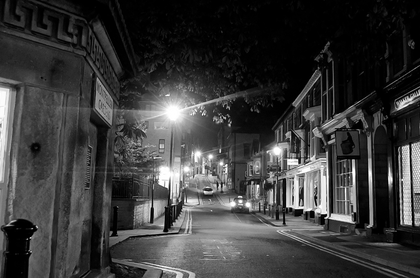
%> input picture ephra/ex4/taskA.png, 420 x 278 px, shrunk from 1024 x 678 before the run
$ octave --eval "task_a;"   (GNU Octave 9; MATLAB toolbox functions it lacks are replaced by stand-ins)
%> lines starting %> are read from the running program, lines starting %| are printed output that depends on the picture; in (x1, y1, x2, y2) boxes, pixels count from 0 and x2, y2 are one past the last pixel; in counts of white or black regions, pixels touching at a corner belong together; the program's own positions count from 1
% pkg load image;

function task_a
  %% Task A a)
  % read image and convert to greyscale
  [f, p, img_grey, shape] = read_image('Choose image');

  figure('Name','Grey Image');
  imshow(img_grey);

  %% Task A b)
  % Apply GoG_filtering (code reused from assignment 2)
  [GoG_x, GoG_y] = GoG_filtering(img_grey, 0.5);

  %% Task A c)
  % Compute the gradient magnitude
  img_mag = sqrt(GoG_x.^2 + GoG_y.^2);

  %% Task A d)
  % Convert magnitude image to binary image
  img_bw = im2bw(img_mag, 0.07);

  figure('Name','Binary Image with Tresh=0.07');
  imshow(img_bw);

  %% Task A e)
  % Hough Line Detection
  [H, R, T] = hough_voting_array(img_bw);
% [48 lines not run here, left out]
function [file, path, image, s] = read_image(text)
%> called with text = 'Choose image'

    % open a dialogue to pick afile
    [file, path] = uigetfile('*.*', text);
%> the answer given: ../ex4/taskA.png

    % read training image
    image = imread([path,file]);
%> image is the input picture: size 278x420x3 uint8; min 0, max 255, mean 59

    % convert image to grayscale image [0,...,1]
    image = mat2gray(mean( image, 3 ));
%> image: size 278x420 double
    s = size(image);
%> s = [278 420]
%> in task_a, `[f, p, img_grey, shape] = read_image('Choose image');`: f = 'taskA.png'; p = '../ex4/'; shape = [278 420]
end

function [H, R, T] = hough_voting_array(img_thresh)
  [nr, nc] = size(img_thresh);
  r_max = int32(sqrt(nr^2 + nc^2));
  H = zeros(2*r_max + 1, 180);
  R = double(-r_max:r_max);
  T = -90:89;

  for x = 1:nc
    for y = 1:nr
      % check if pixel is edge point
      if img_thresh(y, x)
        for t_i = 1:180
          t = t_i - 91;
          t_rad = degtorad(t);
          r = x*cos(t_rad) + y*sin(t_rad);
          r_i = int32(r)+r_max;
          H(r_i, t_i) = H(r_i, t_i) + 1;
        end
      end
    end
  end

end

%--------------------------------------------------------------------------
% function for GoG filtering
% Inputs: Image, sigma
% Outputs: Filter results in x- and y-direction (GoG_x, GoG_y)
function [GoG_x, GoG_y] = GoG_filtering(I, sigma)
%> called with sigma = 0.5

    % get filter masks and radius of filter
    [ filter_x, filter_y, r] = GoG_filter(sigma);

    % size of image
    s = size(I);

    % result arrays
    GoG_x = I*0.0;
%> GoG_x: size 278x420 double; every value is 0
    GoG_y = I*0.0;

    % loop over each pixel (except the edges)
    for i = r+1:(s(1)-r);
        for j = r+1:(s(2)-r);

            % current image 'chip'
            chip = I(i-r:i+r,j-r:j+r);

            % store filter outputs
            GoG_x(i,j) = sum(sum(filter_x .* chip));
            GoG_y(i,j) = sum(sum(filter_y .* chip));
        end
    end
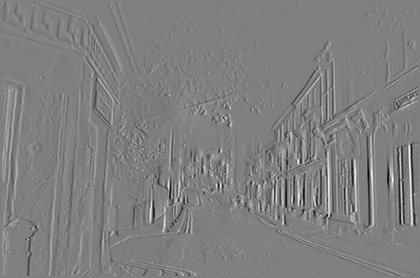
%> GoG_x: size 278x420 double; min -0.44, max 0.439, mean 0.00048; drawn with min black and max white
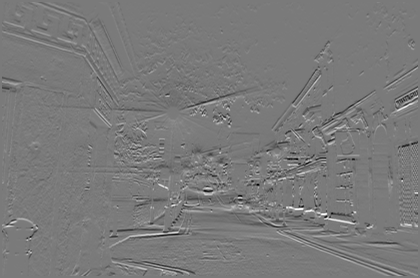
%> GoG_y: size 278x420 double; min -0.392, max 0.423, mean -0.00064; drawn with min black and max white
end

%-------------------------------------------------------------------------
% Function for a self-made 2-dimensioanl gaussian derivative filter.
% Input: sigma
%   sigma = 1.0 leads to a 7-element filter
% Outputs: Filter kernel in x- and y-direction (filter_x, filter_y), and
%          radius r of the filter kernel
function [filter_x, filter_y, r] = GoG_filter(sigma)
    % --- Calculate its size and build filter
    r = round(3*sigma); x_coord = -r:r; y_coord = (-r:r).';
    n = numel(x_coord);
    %n = numberofelements(x_coord);

    x = repmat(x_coord,n,1);
    y = repmat(y_coord,1,n);

    filter_x = -(x)./(2.0*pi*sigma^4).*exp( -(x.^2 + y.^2)./(2.0*sigma^2) );
    filter_y = filter_x';
end
%> in task_a, `img_mag = sqrt(GoG_x.^2 + GoG_y.^2);`:
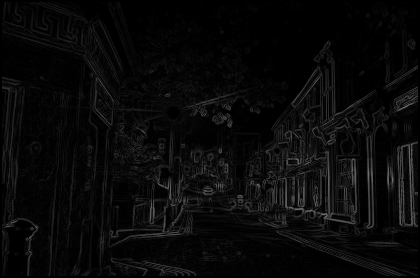
%> img_mag: size 278x420 double; min 0, max 0.496, mean 0.0378
%> in task_a, `img_bw = im2bw(img_mag, 0.07);`:
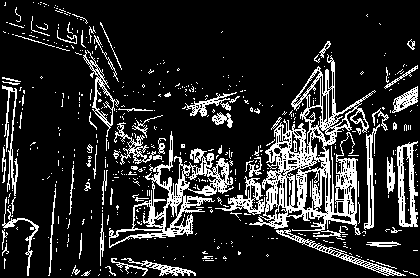
%> img_bw: size 278x420 logical; 16.2% white in thin lines or dots
%> (the run ends here)

$ run again, with ephra/ex4/test1B.jpg saved as ephra/ex4/taskA.png
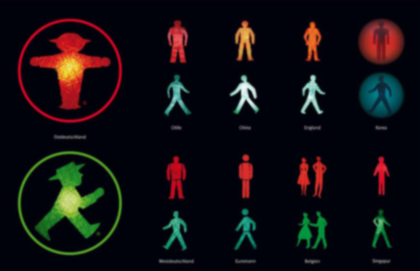
%> input picture ephra/ex4/test1B.jpg, 420 x 271 px, shrunk from 975 x 630 before the run
%> in read_image, image is the input picture: size 271x420x3 uint8; mean R, G, B 17.7, 14.6, 18.1
%> image: size 271x420 double
%> f = 'taskA.png'; p = '../ex4/'; shape = [271 420]
%> after the loop in GoG_filtering, `for i = r+1:(s(1)-r);`:
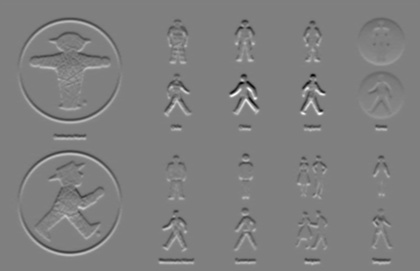
%> GoG_y: size 271x420 double; min -0.26, max 0.258, mean 6.49e-06; drawn with min black and max white
%> in task_a, `img_bw = im2bw(img_mag, 0.07);`:
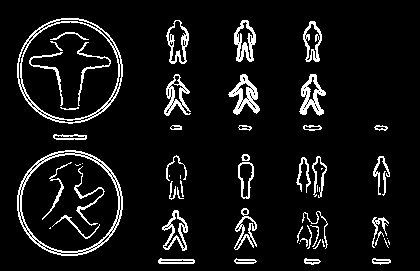
%> img_bw: size 271x420 logical; 7.9% white in thin lines or dots, all inside (x1, y1, x2, y2) = (17, 18, 391, 265)
